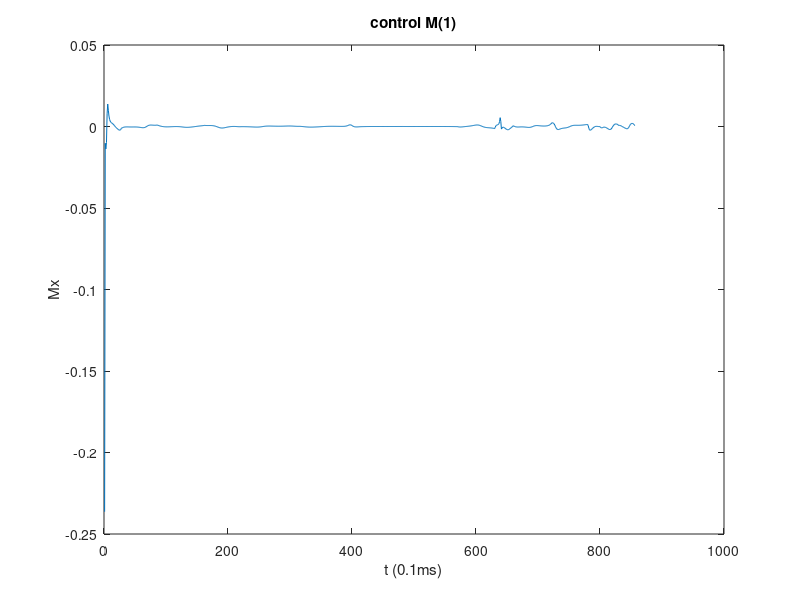

Here is the MATLAB script that generated this plot: (Note: this script raises an error after producing the figure.)
%%
load("traj1.mat");
figure;
plot(M(2,:));
hold on;
title("control M(1)");
xlabel("t (0.1ms)");
ylabel("Mx");

for i = 2:10
    traj_url = "traj" + i + ".mat";
    load(traj_url);
    plot(M(2,:));
end